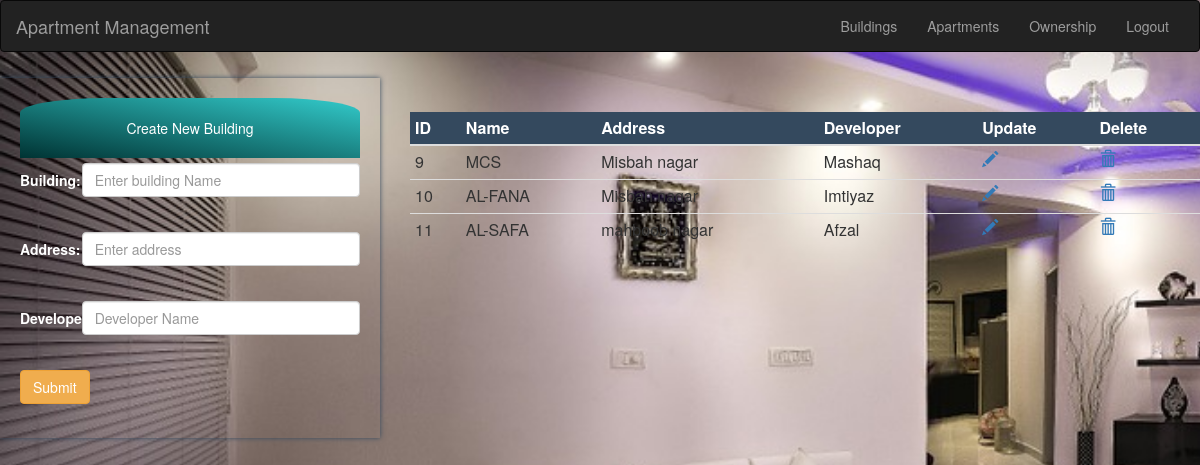
Screenshot of /building.php (signed in) with the database file from the repository.
### tables this page shows
CREATE TABLE `building` (
  `id` int(11) NOT NULL,
  `Name` varchar(200) NOT NULL,
  `Address` varchar(500) NOT NULL,
  `Developer` varchar(200) NOT NULL
);

### building.php (the view, shortened to what this page needs)
<?php
include 'conn.php';
$id = $name= $add= $dev = "";
?>
<html>
    <head>
  <link rel="stylesheet" href="https://maxcdn.bootstrapcdn.com/bootstrap/3.3.7/css/bootstrap.min.css">
</head>
    </head>
    <body style="background-image:url('img/5.jpg') ; background-size: cover; background-repeat: no-repeat;">
        <?php
        include 'anav.php';
        ?>
        <div class="row">
         <div class="col-md-4">
        <div style=" margin-top: 1.5%;box-shadow: 0px 0px 5px #34495e;padding:20px">
        <div style='text-align: center;padding:20px;background:  linear-gradient(To top right,#033,#3cc);color:white;border-radius: 25% 25% 0% 0%'>Create New Building</div>
        <form class="form-horizontal" action="building.php" method="post">
            <div class="form-group" style="margin-top: 5px">
    <span style="color:white"><label class="control-label col-sm-2"  for="building">Building:</label></span>
    <div class="col-sm-10" >
            <input type="text" class="form-control" name="bname" required placeholder="Enter building Name" value="<?php echo $name;?>"/><br>
    </div>
            </div>
            <div class="form-group" style="margin-top: 1px">
    <span style="color:white"><label class="control-label col-sm-2" for="building">Address:</label></span>
    <div class="col-sm-10" >
            <input type="text" class="form-control" required name="address" placeholder="Enter address" value="<?php echo $add;?>"/><br>
    </div>
            </div>
            <div class="form-group" style="margin-top: 1px">
    <span style="color:white"><label class="control-label col-sm-2" for="building">Developer:</label></span>
    <div class="col-sm-10" >
            <input type="text" class="form-control" name="developer" required placeholder="Developer Name" value="<?php echo $dev;?>"/><br>
    </div>
            </div>
            <button class="btn btn-warning" type="submit" name="submit" value="add">Submit</button>
        </form>
        </div>
        </div>
            <div class="col-md-8">
                <div>
        <table class="table table-hover table-condensed table-responsive"style="margin-top: 5%">
            <thead style="background: #34495e;color:white">
            <th>ID</th>
             <th>Name</th>
              <th>Address</th>
               <th>Developer</th>
               <th>Update</th>
               <th>Delete</th>
            </thead>
            <tbody>
                <?php
                $sql = "select * from building;";
                $result=mysqli_query($con,$sql);
                if($result){
                    while($row = $result->fetch_assoc()){
                ?>
                <tr>
                    <td><?php echo $row['id'];?></td>
                    <td><?php echo $row['Name'];?></td>
                    <td><?php echo $row['Address'];?></td>
                    <td><?php echo $row['Developer'];?></td>
                    <td><a href="building.php?update=1&id=<?php echo $row['id'];?>"><span class="glyphicon glyphicon-pencil"></span></a></td>
                    <td><a href="deleteBuilding.php?id=<?php echo $row['id'];?>"><span class="glyphicon glyphicon-trash"></span></a></td>
                </tr>
                <?php
                }
                }
                ?>
            </tbody>
        </table>
                    </div>
                </div>
        </div>
    </body>
</html>

### rows the page displays
building: id "9", Name "MCS", Address "Misbah nagar", Developer "Mashaq"
building: id "10", Name "AL-FANA", Address "Misbah nagar", Developer "Imtiyaz"
building: id "11", Name "AL-SAFA", Address "mahboob nagar", Developer "Afzal"
